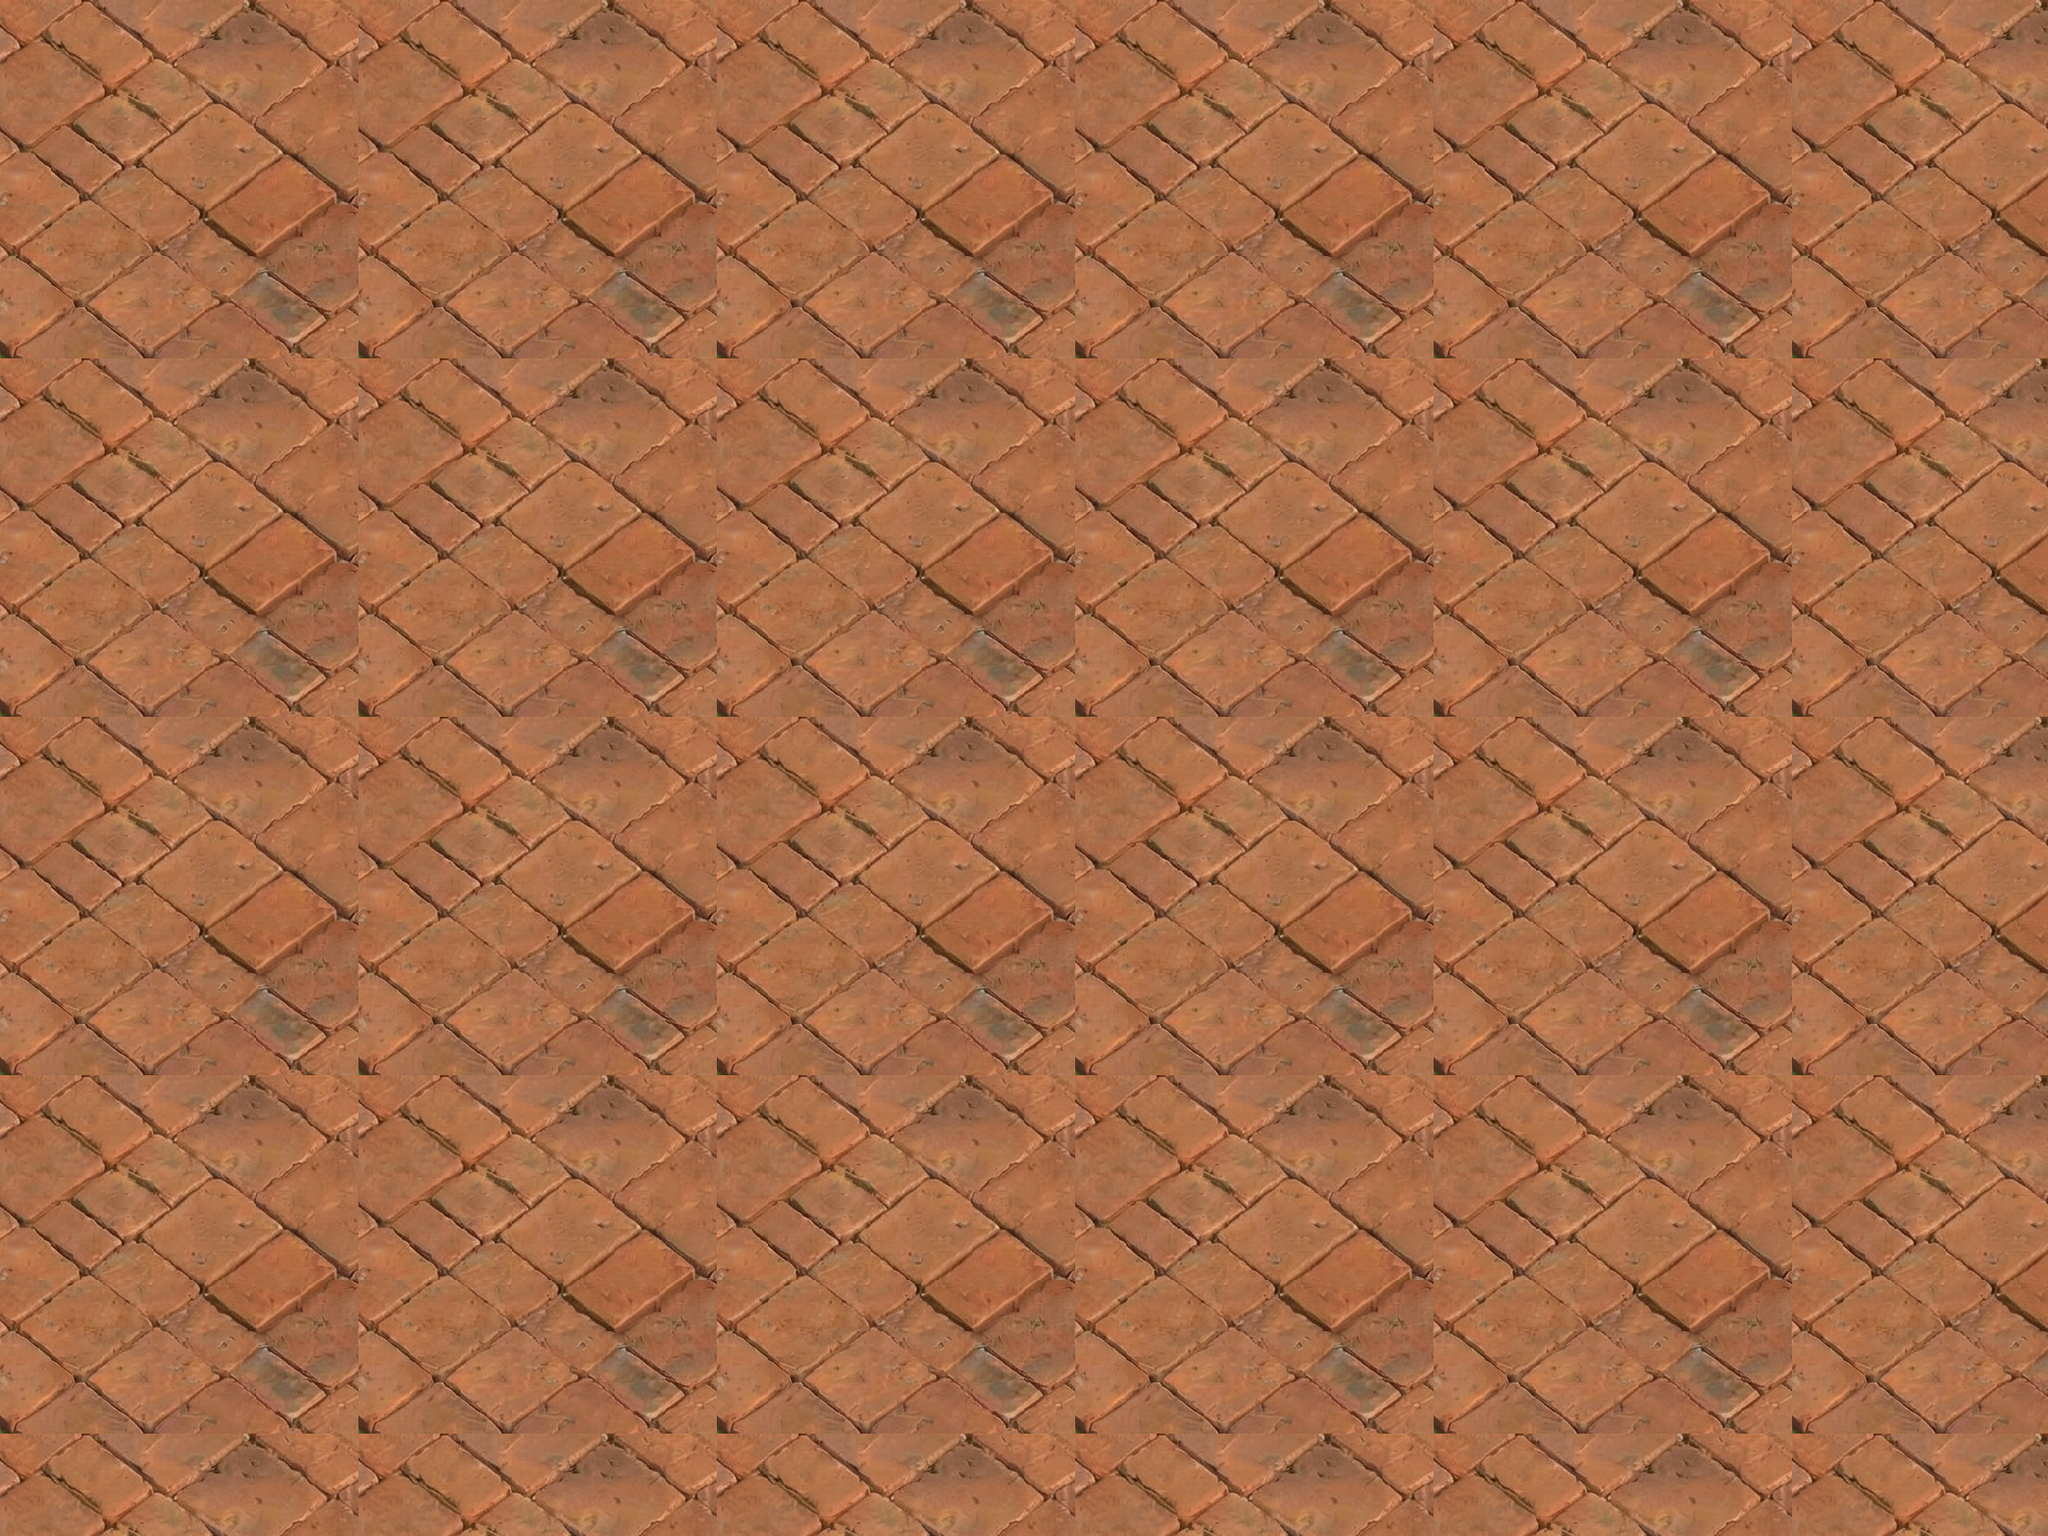

Rendered tile map (Tiled .tmx) drawn with the repository's tilesets; below, a short description and the map source with its tile grids summarised:
An orthogonal 40x30 tile map with 64x64 px tiles, 1 tile layer (图块层 1).

<map version="1.10" tiledversion="1.11.2" orientation="orthogonal" renderorder="left-up" width="40" height="30" tilewidth="64" tileheight="64" infinite="0" nextlayerid="2" nextobjectid="1">
 <tileset firstgid="1" name="second" tilewidth="64" tileheight="64" spacing="2" margin="2" tilecount="943" columns="41">
  <image source="second.png" width="2752" height="1536" />
 </tileset>
 <layer id="1" name="图块层 1" width="40" height="30">
  <data>[1200 cells, 1200 non-empty, 49 distinct tile ids]</data>
 </layer>
</map>
